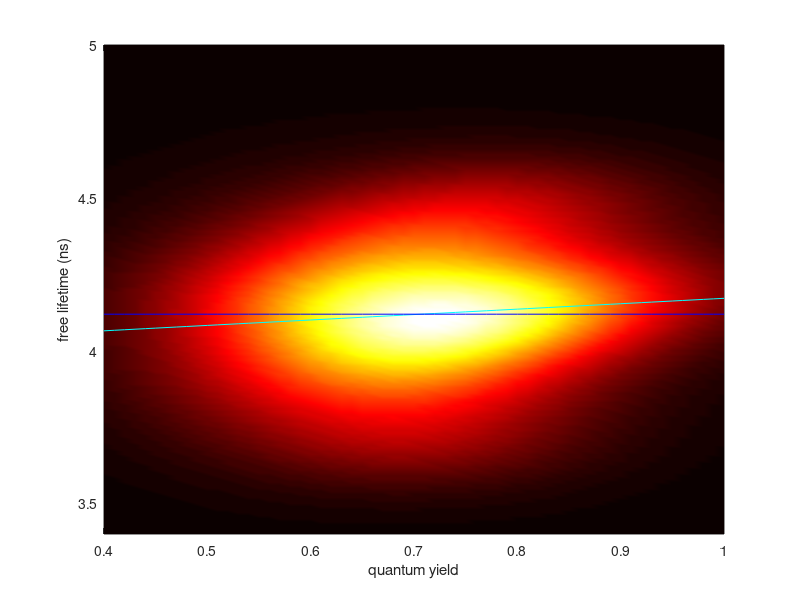

Recreate this plot in MATLAB.
x=[1	0.7	4.4	0.1	0.1	
2	0.8	3.9	0.1	0.2
3	0.6	4.0	0.1	0.2
4	0.7	4.1	0.1	0.1
5	0.7	4.2	0.2	0.2
6	0.6	4.2	0.1	0.1
7	0.6	4.1	0.1	0.2
8	0.7	4.5	0.2	0.2
9	0.7	4.1	0.1	0.1
10	0.8	4.5	0.1	0.1
11	0.8	4.2	0.1	0.1
12	0.8	4.2	0.1	0.2
13	0.7	4.2	0.2	0.2
14	0.9	4.2	0.1	0.1
15	0.7	3.7	0.1	0.1
16	0.8	4.1	0.1	0.1
17	0.6	4.1	0.1	0.2
18	0.8	4.3	0.2	0.2
19	0.7	3.8	0.2	0.2

20	0.5	4.0	0.1	0.2
21	0.8	4.1	0.1	0.1
22	0.7	4.0	0.1	0.1
23	0.7	3.9	0.1	0.1
24	0.8	4.3	0.2	0.2
25	0.6	3.9	0.1	0.2
26	0.7	4.1	0.1	0.2
27	0.7	4.3	0.1	0.1
28	0.7	4.0	0.1	0.2];

[xx,yy]=meshgrid(0.4:0.01:1,3.4:0.01:5);
tst=0*xx;
for k=1:28 
    tst = tst + exp(-(xx-x(k,2)).^2/2/x(k,4)^2 - (yy-x(k,3)).^2/2/x(k,5)^2)/(2*pi*x(k,4)*x(k,5)); 
end; 
tst = tst/28;
pcolor(xx,yy,tst)
shading interp
colormap hot
xlabel('quantum yield'); 
ylabel('free lifetime (ns)')

c = lscov(xx(:),yy(:),tst(:));
hold on 
plot(xx(:),1/c*(xx(:)-sum(sum(tst.*xx))/sum(tst(:)))+sum(sum(tst.*yy))/sum(tst(:)),'c')
plot(xx(1,:),ones(1,size(xx,2))*sum(sum(tst.*yy))/sum(tst(:)),'b')
hold off
